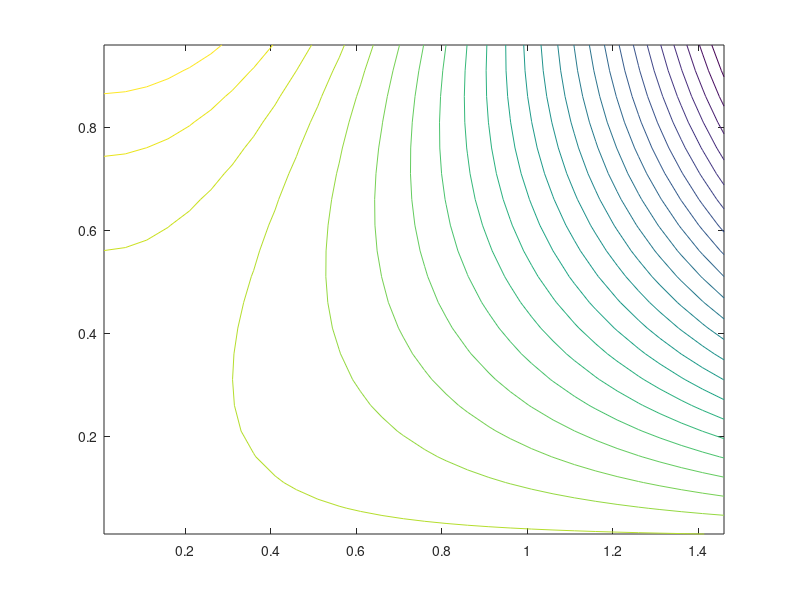

Write the MATLAB code that produced this figure.
% Function of the vector field
function[X, Y, Ux, Uy] = MPlotxx1()
    [X,Y] = meshgrid(0.01 : 0.05 : 1.5, 0.01 : 0.05 : 1);
    Ux    = 2 * X .* Y;
    Uy    = -Y .^ 2;
    quiver(X, Y, Ux, Uy, 2, 'DisplayName', sprintf('gradient'));
    phi   = (Y .^ 3) / 3 - (X .^ 2) .* Y;
    contour(X, Y, phi, 25, 'DisplayName', sprintf('contours'));
end